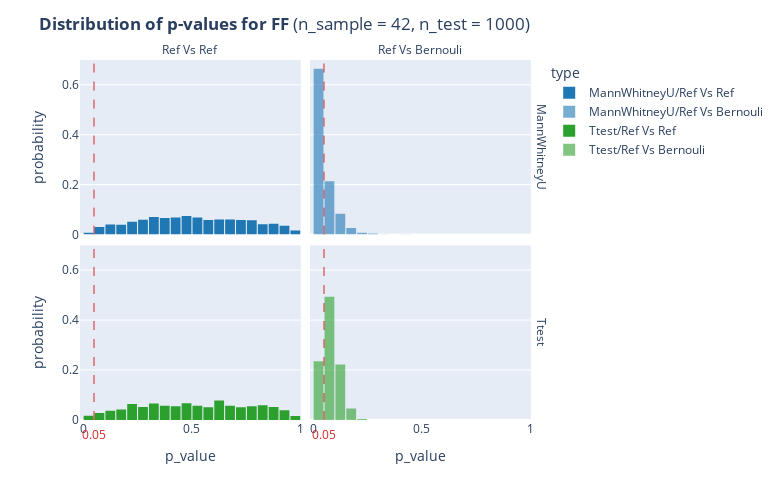

The cell this chart's notebook holds for it:
### Markdown cell above
## FF

### Code cell
calculate_p_values(n_sample=42, n_test=1000, cate_interest='FF', Halternative = 'greater')

### Figure 1 — Plotly figure (JSON) as saved in the notebook; plotly's stock layout.template omitted (floating-point values rounded to 4 significant figures; data arrays with more than 128 entries replaced by an {"elided": "..."} marker saying what was removed)
{"data": [{"alignmentgroup": "True", "bingroup": "x", "histnorm": "probability", "hovertemplate": "type=MannWhitneyU/Ref Vs Ref<br>test=MannWhitneyU<br>category=Ref Vs Ref<br>p_value=%{x}<br>probability=%{y}<extra></extra>", "legendgroup": "MannWhitneyU/Ref Vs Ref", "marker": {"color": "rgb(31, 119, 180)", "pattern": {"shape": ""}}, "name": "MannWhitneyU/Ref Vs Ref", "offsetgroup": "MannWhitneyU/Ref Vs Ref", "orientation": "v", "showlegend": true, "type": "histogram", "x": {"elided": "1000 float values"}, "xaxis": "x3", "xbins": {"size": 0.05, "start": 0}, "yaxis": "y3"}, {"alignmentgroup": "True", "bingroup": "x", "histnorm": "probability", "hovertemplate": "type=MannWhitneyU/Ref Vs Bernouli<br>test=MannWhitneyU<br>category=Ref Vs Bernouli<br>p_value=%{x}<br>probability=%{y}<extra></extra>", "legendgroup": "MannWhitneyU/Ref Vs Bernouli", "marker": {"color": "rgba(31, 119, 180, 0.6)", "pattern": {"shape": ""}}, "name": "MannWhitneyU/Ref Vs Bernouli", "offsetgroup": "MannWhitneyU/Ref Vs Bernouli", "orientation": "v", "showlegend": true, "type": "histogram", "x": {"elided": "1000 float values"}, "xaxis": "x4", "xbins": {"size": 0.05, "start": 0}, "yaxis": "y4"}, {"alignmentgroup": "True", "bingroup": "x", "histnorm": "probability", "hovertemplate": "type=Ttest/Ref Vs Ref<br>test=Ttest<br>category=Ref Vs Ref<br>p_value=%{x}<br>probability=%{y}<extra></extra>", "legendgroup": "Ttest/Ref Vs Ref", "marker": {"color": "rgb(44, 160, 44)", "pattern": {"shape": ""}}, "name": "Ttest/Ref Vs Ref", "offsetgroup": "Ttest/Ref Vs Ref", "orientation": "v", "showlegend": true, "type": "histogram", "x": {"elided": "1000 float values"}, "xaxis": "x", "xbins": {"size": 0.05, "start": 0}, "yaxis": "y"}, {"alignmentgroup": "True", "bingroup": "x", "histnorm": "probability", "hovertemplate": "type=Ttest/Ref Vs Bernouli<br>test=Ttest<br>category=Ref Vs Bernouli<br>p_value=%{x}<br>probability=%{y}<extra></extra>", "legendgroup": "Ttest/Ref Vs Bernouli", "marker": {"color": "rgba(44, 160, 44, 0.6)", "pattern": {"shape": ""}}, "name": "Ttest/Ref Vs Bernouli", "offsetgroup": "Ttest/Ref Vs Bernouli", "orientation": "v", "showlegend": true, "type": "histogram", "x": {"elided": "1000 float values"}, "xaxis": "x2", "xbins": {"size": 0.05, "start": 0}, "yaxis": "y2"}], "layout": {"annotations": [{"showarrow": false, "text": "Ref Vs Ref", "x": 0.24, "xanchor": "center", "xref": "paper", "y": 1, "yanchor": "bottom", "yref": "paper"}, {"showarrow": false, "text": "Ref Vs Bernouli", "x": 0.74, "xanchor": "center", "xref": "paper", "y": 1, "yanchor": "bottom", "yref": "paper"}, {"showarrow": false, "text": "Ttest", "textangle": 90, "x": 0.98, "xanchor": "left", "xref": "paper", "y": 0.2425, "yanchor": "middle", "yref": "paper"}, {"showarrow": false, "text": "MannWhitneyU", "textangle": 90, "x": 0.98, "xanchor": "left", "xref": "paper", "y": 0.7575, "yanchor": "middle", "yref": "paper"}, {"font": {"color": "rgb(214, 39, 40)", "size": 12}, "showarrow": false, "text": "0.05", "x": 0.05, "xref": "x", "y": -0.07, "yref": "paper"}, {"font": {"color": "rgb(214, 39, 40)", "size": 12}, "showarrow": false, "text": "0.05", "x": 0.05, "xref": "x2", "y": -0.07, "yref": "paper"}], "bargap": 0.1, "barmode": "relative", "height": 500, "legend": {"title": {"text": "type"}, "tracegroupgap": 0}, "margin": {"t": 60}, "shapes": [{"line": {"color": "rgb(214, 39, 40)", "dash": "dash", "width": 1}, "type": "line", "x0": 0.05, "x1": 0.05, "xref": "x", "y0": 0, "y1": 1, "yref": "y domain"}, {"line": {"color": "rgb(214, 39, 40)", "dash": "dash", "width": 1}, "type": "line", "x0": 0.05, "x1": 0.05, "xref": "x2", "y0": 0, "y1": 1, "yref": "y2 domain"}, {"line": {"color": "rgb(214, 39, 40)", "dash": "dash", "width": 1}, "type": "line", "x0": 0.05, "x1": 0.05, "xref": "x3", "y0": 0, "y1": 1, "yref": "y3 domain"}, {"line": {"color": "rgb(214, 39, 40)", "dash": "dash", "width": 1}, "type": "line", "x0": 0.05, "x1": 0.05, "xref": "x4", "y0": 0, "y1": 1, "yref": "y4 domain"}], "title": {"text": "<b>Distribution of p-values for FF</b> (n_sample = 42, n_test = 1000)"}, "width": 780, "xaxis": {"anchor": "y", "domain": [0, 0.48], "title": {"text": "p_value"}}, "xaxis2": {"anchor": "y2", "domain": [0.5, 0.98], "matches": "x", "title": {"text": "p_value"}}, "xaxis3": {"anchor": "y3", "domain": [0, 0.48], "matches": "x", "showticklabels": false}, "xaxis4": {"anchor": "y4", "domain": [0.5, 0.98], "matches": "x", "showticklabels": false}, "yaxis": {"anchor": "x", "domain": [0, 0.485], "title": {"text": "probability"}}, "yaxis2": {"anchor": "x2", "domain": [0, 0.485], "matches": "y", "showticklabels": false}, "yaxis3": {"anchor": "x3", "domain": [0.515, 1], "matches": "y", "title": {"text": "probability"}}, "yaxis4": {"anchor": "x4", "domain": [0.515, 1], "matches": "y", "showticklabels": false}}}
